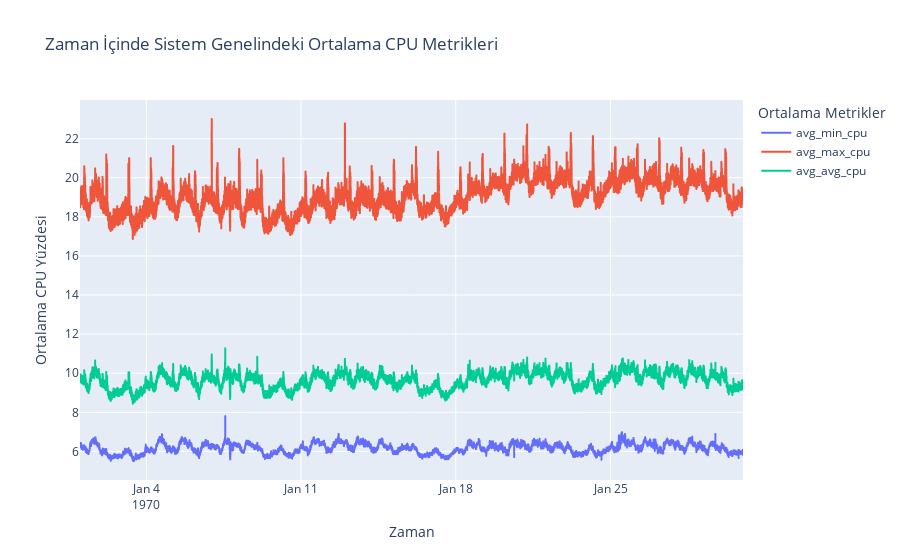

The cell this chart's notebook holds for it:
### Code cell
output_file = '/home/melih/Documents/coding/Bites_CPU_Analizi/genel_sunucu_yuku_tum_metrikler.csv'
analyze_all_metrics(output_file)

### Figure 1 — Plotly figure (JSON) as saved in the notebook; plotly's stock layout.template omitted (floating-point values rounded to 4 significant figures; data arrays with more than 128 entries replaced by an {"elided": "..."} marker saying what was removed)
{"data": [{"hovertemplate": "Metrik=avg_min_cpu<br>Zaman=%{x}<br>Ortalama CPU Yüzdesi=%{y}<extra></extra>", "legendgroup": "avg_min_cpu", "line": {"color": "#636efa", "dash": "solid"}, "marker": {"symbol": "circle"}, "mode": "lines", "name": "avg_min_cpu", "showlegend": true, "type": "scattergl", "x": {"elided": "8639 str values"}, "xaxis": "x", "y": {"elided": "8639 float values"}, "yaxis": "y"}, {"hovertemplate": "Metrik=avg_max_cpu<br>Zaman=%{x}<br>Ortalama CPU Yüzdesi=%{y}<extra></extra>", "legendgroup": "avg_max_cpu", "line": {"color": "#EF553B", "dash": "solid"}, "marker": {"symbol": "circle"}, "mode": "lines", "name": "avg_max_cpu", "showlegend": true, "type": "scattergl", "x": {"elided": "8639 str values"}, "xaxis": "x", "y": {"elided": "8639 float values"}, "yaxis": "y"}, {"hovertemplate": "Metrik=avg_avg_cpu<br>Zaman=%{x}<br>Ortalama CPU Yüzdesi=%{y}<extra></extra>", "legendgroup": "avg_avg_cpu", "line": {"color": "#00cc96", "dash": "solid"}, "marker": {"symbol": "circle"}, "mode": "lines", "name": "avg_avg_cpu", "showlegend": true, "type": "scattergl", "x": {"elided": "8639 str values"}, "xaxis": "x", "y": {"elided": "8639 float values"}, "yaxis": "y"}], "layout": {"legend": {"title": {"text": "Ortalama Metrikler"}, "tracegroupgap": 0}, "title": {"text": "Zaman İçinde Sistem Genelindeki Ortalama CPU Metrikleri"}, "xaxis": {"anchor": "y", "domain": [0, 1], "title": {"text": "Zaman"}}, "yaxis": {"anchor": "x", "domain": [0, 1], "title": {"text": "Ortalama CPU Yüzdesi"}}}}
